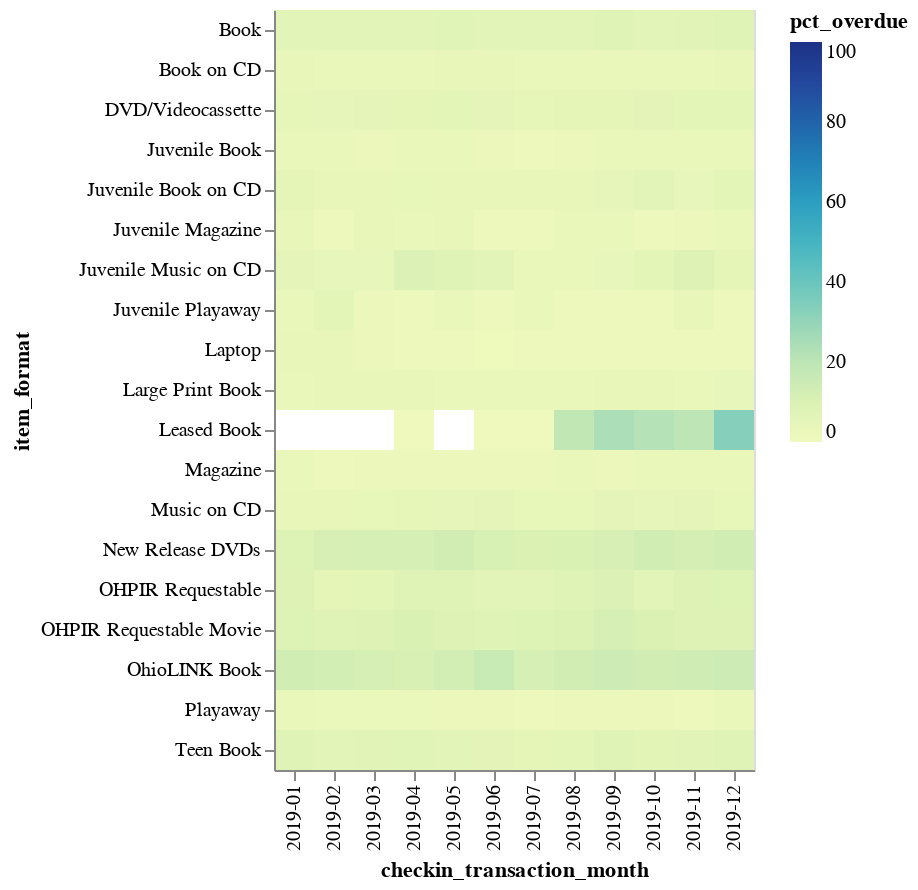

Notebook source saved alongside this figure:
### Code cell
alt.Chart(df[df['checkin_transaction_year']=='2019']).mark_rect().encode(
    x='checkin_transaction_month:O',
    y='item_format:O',
    color=alt.Color(
        'pct_overdue:Q',
        scale=alt.Scale(domain=(0, 100))       
    )
) #.facet(
    # column='checkin_transaction_year'
# )

### Figure 1 — Vega-Lite specification as saved in the notebook (floating-point values rounded to 4 significant figures; data arrays with more than 128 entries replaced by an {"elided": "..."} marker saying what was removed)
{"config": {"view": {"continuousWidth": 400, "continuousHeight": 300}}, "data": {"name": "data-520d83eb0bea68b014a6511f239903ee"}, "mark": "rect", "encoding": {"color": {"field": "pct_overdue", "scale": {"domain": [0, 100]}, "type": "quantitative"}, "x": {"field": "checkin_transaction_month", "type": "ordinal"}, "y": {"field": "item_format", "type": "ordinal"}}, "$schema": "https://vega.github.io/schema/vega-lite/v4.17.0.json", "datasets": {"data-520d83eb0bea68b014a6511f239903ee": {"elided": "224 records"}}}
